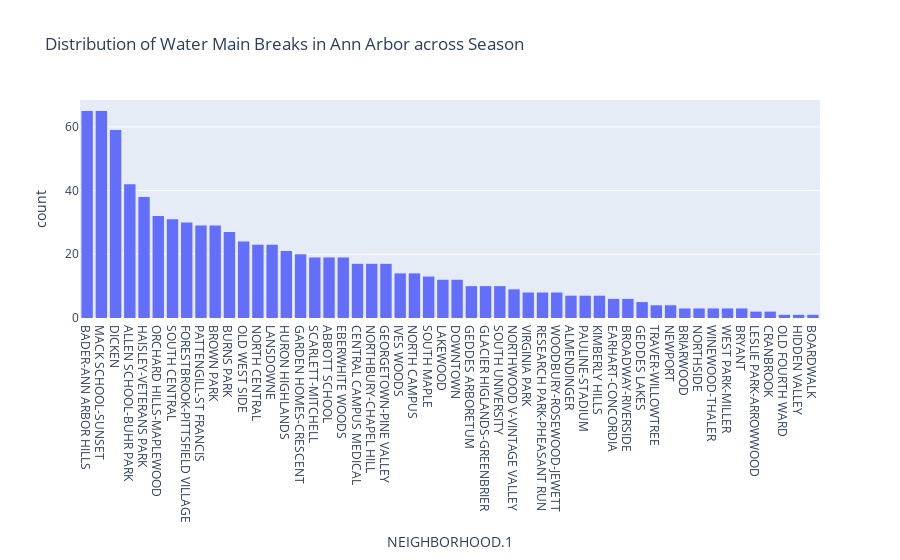

Notebook code cell kept with this figure:
### Code cell
# Visualize the frequency of watermain breaks across neighborhood

frequency_across_seasons_blank = px.histogram(blank_data_included, x="NEIGHBORHOOD.1",
                                       title="Distribution of Water Main Breaks in Ann Arbor across Season")
frequency_across_seasons_blank.update_layout(xaxis={'categoryorder':'total descending'})
frequency_across_seasons_blank.show()

### Figure 1 — Plotly figure (JSON) as saved in the notebook; plotly's stock layout.template omitted (floating-point values rounded to 4 significant figures; data arrays with more than 128 entries replaced by an {"elided": "..."} marker saying what was removed)
{"data": [{"alignmentgroup": "True", "bingroup": "x", "hovertemplate": "NEIGHBORHOOD.1=%{x}<br>count=%{y}<extra></extra>", "legendgroup": "", "marker": {"color": "#636efa", "pattern": {"shape": ""}}, "name": "", "offsetgroup": "", "orientation": "v", "showlegend": false, "type": "histogram", "x": {"elided": "1158 str values"}, "xaxis": "x", "yaxis": "y"}], "layout": {"autosize": true, "barmode": "relative", "legend": {"tracegroupgap": 0}, "title": {"text": "Distribution of Water Main Breaks in Ann Arbor across Season"}, "xaxis": {"anchor": "y", "autorange": true, "categoryorder": "total descending", "domain": [0, 1], "range": [-0.5, 51.5], "title": {"text": "NEIGHBORHOOD.1"}, "type": "category"}, "yaxis": {"anchor": "x", "autorange": true, "domain": [0, 1], "range": [0, 68.42], "title": {"text": "count"}}}}
